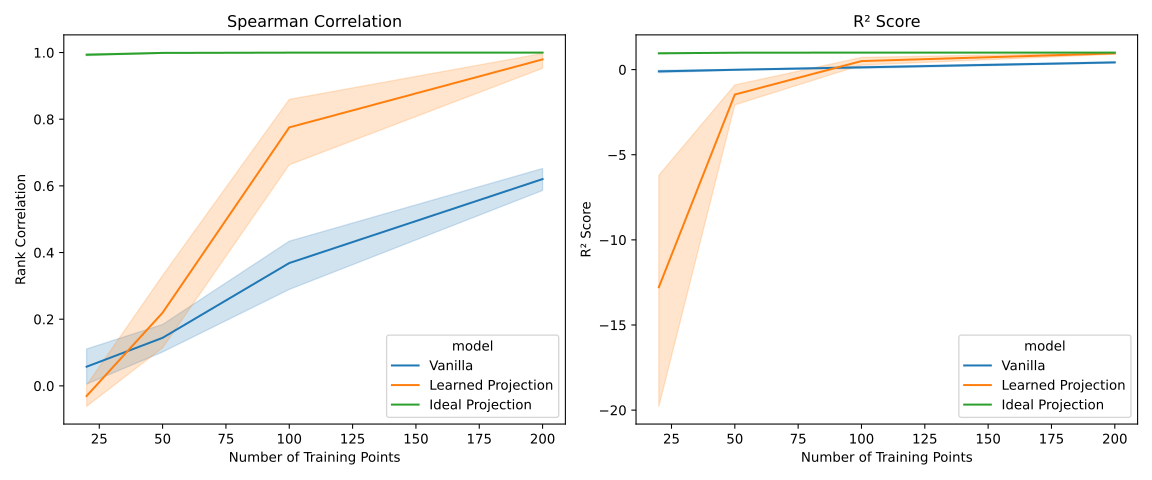

This figure's Python source:
# # Gaussian Processes in High-Dimensional Spaces

# A common challenge when applying Gaussian process models to high-dimensional spaces is
# to avoid model overfitting, which can easily happen when the hyperparameters of the
# model are not chosen with sufficient care {cite:p}`pmlr-v235-hvarfner24a`. While there
# exist various strategies to mitigate this issue, a simple yet effective approach is
# to model the data on a lower-dimensional subspace of the original parameter space.
# By reducing the effective dimensionality, this technique improves sample efficiency
# and reduces the risk of overfitting. Here, we demonstrate how to use BayBE's
# {class}`~baybe.kernels.composite.ProjectionKernel` to implement this idea.


# ## Imports

import os
from typing import Any

import numpy as np
import pandas as pd
import seaborn as sns
from matplotlib import pyplot as plt
from scipy.special import expit
from scipy.stats import spearmanr
from sklearn.metrics import r2_score

from baybe.kernels import MaternKernel, ProjectionKernel
from baybe.parameters import NumericalContinuousParameter
from baybe.searchspace import SearchSpace
from baybe.surrogates import GaussianProcessSurrogate
from baybe.surrogates.base import Surrogate
from baybe.surrogates.gaussian_process.kernel_factory import ProjectionKernelFactory
from baybe.surrogates.gaussian_process.presets.default import DefaultKernelFactory
from baybe.targets import NumericalTarget
from baybe.utils.dataframe import arrays_to_dataframes
from baybe.utils.random import set_random_seed

# ## Settings

# Before we start, let us define some general settings for this example:

# Simulation Settings
SMOKE_TEST = "SMOKE_TEST" in os.environ
N_MC = 1 if SMOKE_TEST else 10

# Data Settings
N_TRAIN_DATA = [2] if SMOKE_TEST else [20, 50, 100, 200]
N_TEST_DATA = 100

# Problem Settings
N_DIMENSIONS_TOTAL = 3 if SMOKE_TEST else 20
N_DIMENSIONS_SUBSPACE = 2

# Projection Kernel Settings
N_PROJECTIONS = 2  # Dimensionality of the assumed subspace
N_MATRICES = 1 if SMOKE_TEST else 3  # Number of projection matrices to use

set_random_seed(1337)

# ## The Scenario

# To keep things simple, we consider a single target that needs to be modeled:

objective = NumericalTarget("t").to_objective()

# We consider a situation where the available regression parameters span a rather
# high-dimensional space:

parameters = [
    NumericalContinuousParameter(f"p{i}", (-1, 1)) for i in range(N_DIMENSIONS_TOTAL)
]
searchspace = SearchSpace.from_product(parameters)

# However, we assume that the actual relationship between the regression parameters and
# the target can be expressed via a low-dimensional function that is embedded into the
# higher-dimensional parameter space. To benchmark the proposed approach, let us
# generate this ground truth subspace by randomly drawing some unit-length vectors
# spanning it:

subspace = np.random.randn(N_DIMENSIONS_TOTAL, N_DIMENSIONS_SUBSPACE)
subspace /= np.linalg.norm(subspace, axis=0, keepdims=True)


# As a last component to describe the modeling scenario, we define the corresponding
# ground truth function that operates on this subspace:


@arrays_to_dataframes(searchspace.parameter_names, ["t"])
def low_dimensional_function(array: np.ndarray, /) -> np.ndarray:
    """The low-dimensional ground truth function.

    Computes the sigmoid transformation of the norm of its input.
    """
    assert array.shape[-1] == N_DIMENSIONS_TOTAL
    return expit(np.linalg.norm(array @ subspace, axis=1, keepdims=True))


# ## Subspace Modeling

# Now, let us turn to the modeling side. First, we define a little helper that lets
# us easily train and evaluate different surrogate models:


def predict(
    model: Surrogate, train_data: pd.DataFrame, test_data: pd.DataFrame
) -> pd.DataFrame:
    """Fit and evaluate a surrogate model."""
    model.fit(searchspace, objective, train_data)
    return model.posterior_stats(test_data[list(searchspace.parameter_names)])


# We compare the following models:
# - **Vanilla:**
#   The vanilla Gaussian process model operating on the **full** parameter space.
# - **Learned Projection:**
#   A Gaussian process model operating on **learned** low-dimensional subspaces.
# - **Ideal Projection:**
#   A Gaussian process model operating on the **ground truth** low-dimensional subspace.

models: dict[str, Surrogate] = {
    "Vanilla": GaussianProcessSurrogate(),
    "Learned Projection": GaussianProcessSurrogate(
        ProjectionKernelFactory(
            n_projections=N_PROJECTIONS,
            n_matrices=N_MATRICES,
            initialization="PLS",
            kernel_or_factory=DefaultKernelFactory(),
            learn_projection=True,
        )
    ),
    "Ideal Projection": GaussianProcessSurrogate(
        ProjectionKernel(
            MaternKernel(),
            projection_matrix=subspace,
            learn_projection=False,
        )
    ),
}

# We can now evaluate the regression performance of these models for different training
# data set sizes. The entire process is repeated for several Monte Carlo iterations:

metrics: list[dict[str, Any]] = []
for mc in range(N_MC):
    test_data = searchspace.continuous.sample_uniform(N_TEST_DATA)
    test_data["t"] = low_dimensional_function(test_data)
    for n_train_data in N_TRAIN_DATA:
        train_data = searchspace.continuous.sample_uniform(n_train_data)
        train_data["t"] = low_dimensional_function(train_data)
        for model_name, model in models.items():
            predictions = predict(model, train_data, test_data)
            r2 = r2_score(test_data["t"], predictions["t_mean"])
            correlation = spearmanr(test_data["t"], predictions["t_mean"]).correlation
            metrics.append(
                {
                    "mc_iteration": mc,
                    "model": model_name,
                    "n_train_data": n_train_data,
                    "rank_correlation": correlation,
                    "r2_score": r2,
                }
            )

df = pd.DataFrame.from_records(metrics)

# ## Results

# Finally, we visualize the resulting regression metrics. As expected, when operating on
# the ground truth subspace, the Gaussian process can easily capture the structure of
# the data, even for relatively small training set sizes. More importantly, even when
# learning the subspace from the training data itself (the realistic scenario where the
# ground truth is unknown), the projection approach identifies patterns in the data
# significantly earlier compared to the vanilla approach. This effect is more prominent
# for the underlying ordering of the target data (as reflected by the rank correlation)
# than for the actual prediction values. Nevertheless, when applied in a Bayesian
# optimization context, rank correlation is oftentimes the more important metric, since
# data-driven optimization heavily relies on correctly ranking candidates.

fig, (ax1, ax2) = plt.subplots(1, 2, figsize=(12, 5))

# fmt: off
sns.lineplot(df, x="n_train_data", y="rank_correlation", hue="model", ax=ax1)
ax1.set_title("Spearman Correlation")
ax1.set_xlabel("Number of Training Points")
ax1.set_ylabel("Rank Correlation")
# fmt: on

# fmt: off
sns.lineplot(df, x="n_train_data", y="r2_score", hue="model", ax=ax2)
ax2.set_title("R² Score")
ax2.set_xlabel("Number of Training Points")
ax2.set_ylabel("R² Score")
# fmt: on

plt.tight_layout()
if not SMOKE_TEST:
    plt.savefig("projection_kernel.svg")
plt.show()

# ```{bibliography}
# :filter: docname in docnames
# ```
